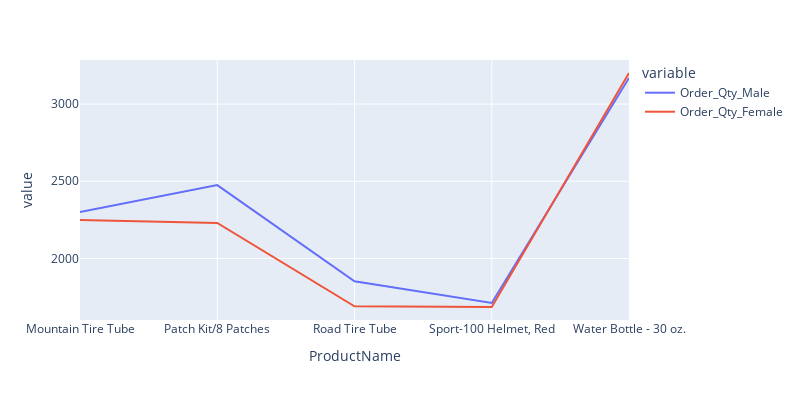

This figure's notebook cell:
### Code cell
fig = px.line(Gender_merge, x="ProductName", y=["Order_Qty_Male","Order_Qty_Female"])
fig.update_layout(
    autosize=True,
    width=800,
    height=400)
fig.show()

### Figure 1 — Plotly figure (JSON) as saved in the notebook; plotly's stock layout.template omitted (floating-point values rounded to 4 significant figures)
{"data": [{"hovertemplate": "variable=Order_Qty_Male<br>ProductName=%{x}<br>value=%{y}<extra></extra>", "legendgroup": "Order_Qty_Male", "line": {"color": "#636efa", "dash": "solid"}, "marker": {"symbol": "circle"}, "mode": "lines", "name": "Order_Qty_Male", "orientation": "v", "showlegend": true, "type": "scatter", "x": ["Mountain Tire Tube", "Patch Kit/8 Patches", "Road Tire Tube", "Sport-100 Helmet, Red", "Water Bottle - 30 oz."], "xaxis": "x", "y": [2301, 2475, 1853, 1712, 3169], "yaxis": "y"}, {"hovertemplate": "variable=Order_Qty_Female<br>ProductName=%{x}<br>value=%{y}<extra></extra>", "legendgroup": "Order_Qty_Female", "line": {"color": "#EF553B", "dash": "solid"}, "marker": {"symbol": "circle"}, "mode": "lines", "name": "Order_Qty_Female", "orientation": "v", "showlegend": true, "type": "scatter", "x": ["Mountain Tire Tube", "Patch Kit/8 Patches", "Road Tire Tube", "Sport-100 Helmet, Red", "Water Bottle - 30 oz."], "xaxis": "x", "y": [2250, 2230, 1691, 1686, 3201], "yaxis": "y"}], "layout": {"autosize": true, "height": 400, "legend": {"title": {"text": "variable"}, "tracegroupgap": 0}, "margin": {"t": 60}, "width": 800, "xaxis": {"anchor": "y", "domain": [0, 1], "title": {"text": "ProductName"}}, "yaxis": {"anchor": "x", "domain": [0, 1], "title": {"text": "value"}}}}
